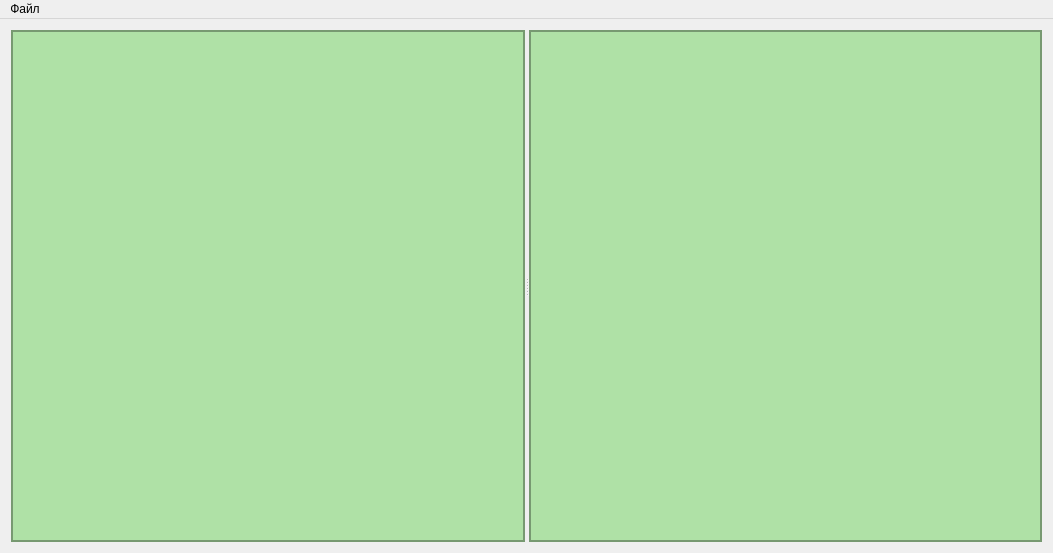
<?xml version="1.0" encoding="UTF-8"?>
<ui version="4.0">
 <class>Window</class>
 <widget class="QMainWindow" name="Window">
  <property name="geometry">
   <rect>
    <x>0</x>
    <y>0</y>
    <width>1053</width>
    <height>553</height>
   </rect>
  </property>
  <property name="windowTitle">
   <string>QTutorial 1.0</string>
  </property>
  <widget class="QWidget" name="centralWidget">
   <layout class="QGridLayout" name="gridLayout_3">
    <item row="0" column="0">
     <widget class="QSplitter" name="splitter">
      <property name="orientation">
       <enum>Qt::Horizontal</enum>
      </property>
      <widget class="QWidget" name="widget" native="true">
       <property name="sizePolicy">
        <sizepolicy hsizetype="Fixed" vsizetype="Preferred">
         <horstretch>0</horstretch>
         <verstretch>0</verstretch>
        </sizepolicy>
       </property>
       <property name="styleSheet">
        <string notr="true">.QWidget
{
	background-color: rgb(175, 225, 166);
	border: 2px solid rgb(119, 153, 113);
}</string>
       </property>
      </widget>
      <widget class="QWidget" name="widget_2" native="true">
       <property name="styleSheet">
        <string notr="true">.QWidget
{
	background-color: rgb(175, 225, 166);
	border: 2px solid rgb(119, 153, 113);
}</string>
       </property>
      </widget>
     </widget>
    </item>
   </layout>
  </widget>
  <widget class="QMenuBar" name="menuBar">
   <property name="geometry">
    <rect>
     <x>0</x>
     <y>0</y>
     <width>1053</width>
     <height>21</height>
    </rect>
   </property>
   <widget class="QMenu" name="menu">
    <property name="title">
     <string>Файл</string>
    </property>
    <addaction name="actionExit"/>
   </widget>
   <addaction name="menu"/>
  </widget>
  <action name="actionExit">
   <property name="text">
    <string>Выход</string>
   </property>
   <property name="shortcut">
    <string>Ctrl+Q</string>
   </property>
  </action>
 </widget>
 <layoutdefault spacing="6" margin="11"/>
 <resources/>
 <connections>
  <connection>
   <sender>actionExit</sender>
   <signal>triggered()</signal>
   <receiver>Window</receiver>
   <slot>close()</slot>
   <hints>
    <hint type="sourcelabel">
     <x>-1</x>
     <y>-1</y>
    </hint>
    <hint type="destinationlabel">
     <x>526</x>
     <y>276</y>
    </hint>
   </hints>
  </connection>
 </connections>
</ui>
